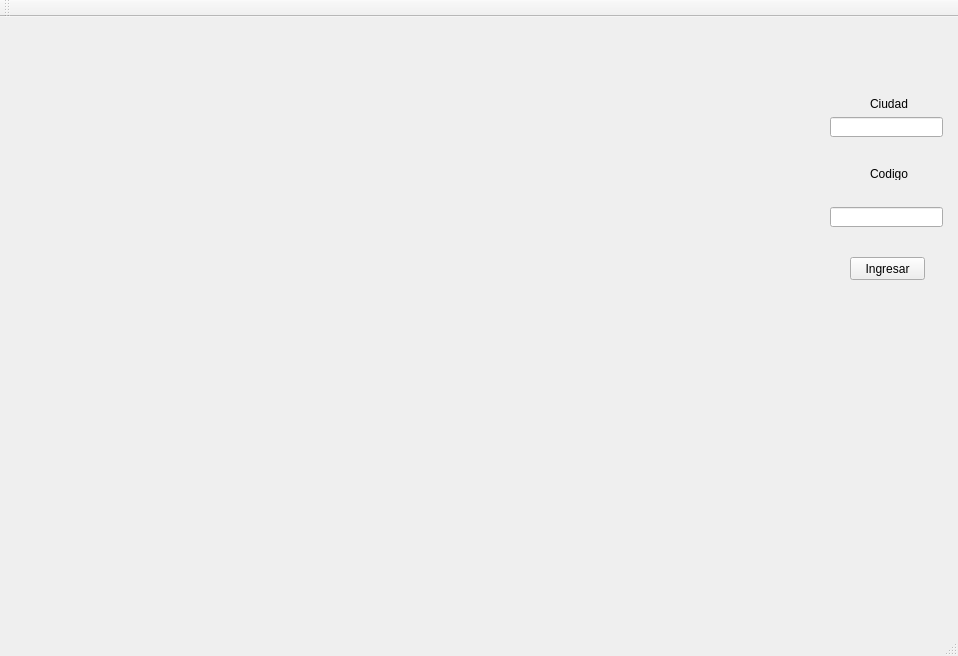
<?xml version="1.0" encoding="UTF-8"?>
<ui version="4.0">
 <class>MainWindow</class>
 <widget class="QMainWindow" name="MainWindow">
  <property name="geometry">
   <rect>
    <x>0</x>
    <y>0</y>
    <width>958</width>
    <height>656</height>
   </rect>
  </property>
  <property name="windowTitle">
   <string>MainWindow</string>
  </property>
  <property name="windowIcon">
   <iconset resource="Resources.qrc">
    <normaloff>:/imgs/img-world-map.png</normaloff>:/imgs/img-world-map.png</iconset>
  </property>
  <property name="documentMode">
   <bool>false</bool>
  </property>
  <widget class="QWidget" name="centralWidget">
   <widget class="QLabel" name="label_3">
    <property name="geometry">
     <rect>
      <x>870</x>
      <y>80</y>
      <width>46</width>
      <height>13</height>
     </rect>
    </property>
    <property name="text">
     <string>Ciudad</string>
    </property>
   </widget>
   <widget class="QLineEdit" name="lineEditCiudad">
    <property name="geometry">
     <rect>
      <x>830</x>
      <y>100</y>
      <width>113</width>
      <height>20</height>
     </rect>
    </property>
    <property name="text">
     <string/>
    </property>
   </widget>
   <widget class="QLineEdit" name="lineEditCod">
    <property name="geometry">
     <rect>
      <x>830</x>
      <y>190</y>
      <width>113</width>
      <height>20</height>
     </rect>
    </property>
   </widget>
   <widget class="QLabel" name="label_4">
    <property name="geometry">
     <rect>
      <x>870</x>
      <y>150</y>
      <width>46</width>
      <height>13</height>
     </rect>
    </property>
    <property name="text">
     <string>Codigo</string>
    </property>
   </widget>
   <widget class="QPushButton" name="pushButton">
    <property name="geometry">
     <rect>
      <x>850</x>
      <y>240</y>
      <width>75</width>
      <height>23</height>
     </rect>
    </property>
    <property name="text">
     <string>Ingresar</string>
    </property>
   </widget>
   <widget class="QLabel" name="label">
    <property name="geometry">
     <rect>
      <x>0</x>
      <y>0</y>
      <width>811</width>
      <height>601</height>
     </rect>
    </property>
    <property name="text">
     <string/>
    </property>
    <property name="pixmap">
     <pixmap resource="Resources.qrc">:/imgs/world-map.png</pixmap>
    </property>
    <property name="scaledContents">
     <bool>true</bool>
    </property>
   </widget>
  </widget>
  <widget class="QMenuBar" name="menuBar">
   <property name="geometry">
    <rect>
     <x>0</x>
     <y>0</y>
     <width>958</width>
     <height>21</height>
    </rect>
   </property>
  </widget>
  <widget class="QToolBar" name="mainToolBar">
   <attribute name="toolBarArea">
    <enum>TopToolBarArea</enum>
   </attribute>
   <attribute name="toolBarBreak">
    <bool>false</bool>
   </attribute>
  </widget>
  <widget class="QStatusBar" name="statusBar"/>
 </widget>
 <layoutdefault spacing="6" margin="11"/>
 <resources>
  <include location="Resources.qrc"/>
 </resources>
 <connections/>
</ui>
